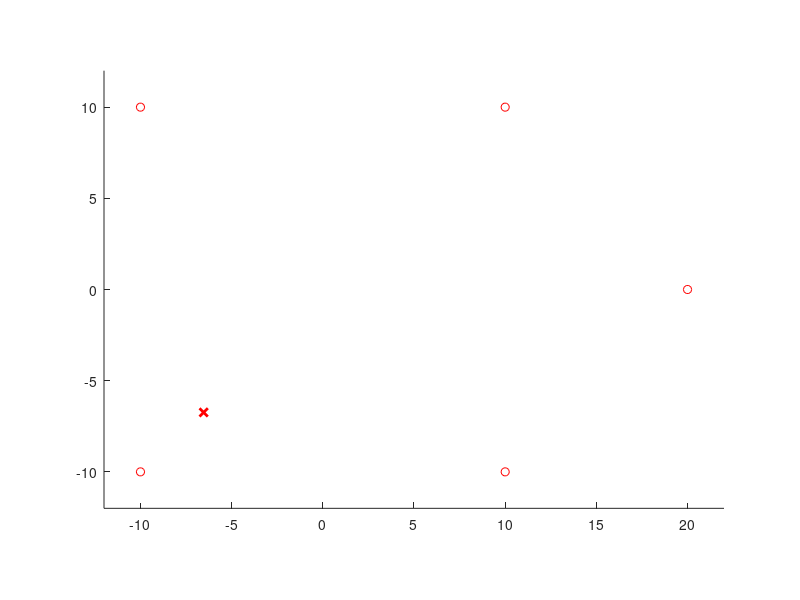

Source code (MATLAB): (Note: this script raises an error after producing the figure.)
clear;
close all;
%% Preparation (load data and visualize)

% load distance from the j anchor
load measurements;

% load anchors point
% anchors(k,1) - k anchors x cordinate
% anchors(k,2) - k anchors y cordinate
load anchors;

% load real location
% real_loc(i, 1) - in i time the dev x pos
% real_loc(i, 2) - in i time the dev y pos
load real_loc;

%store the gaus newton calculated positions
nghist = [];

%kalman filter variable
kfhist = [];
m = [];
P = eye(2);
Q = eye(2)*1;

%draw the anchor points and the device path
for step=1:size(d,1)
    clf;

    % draw anchors point
    main_plot = scatter(anchors(:,1), anchors(:,2), 'r');
    axis([-12 22 -12 12]);
    axis equal;
    hold on;

    % plot real location
    plot(real_loc(1:step,1), real_loc(1:step,2),'rx-','LineWidth',2);

    % draw distance in circle
    for i=1:size(d,2)
        circle(anchors(i,1),anchors(i,2),d(step,i),'b');
    end
    %% Newton - Gauss algoritmus
    ngloc = [0;0];
    
    for iter=1:10
        J = [] ; % Jacobi matrix
        for ai = 1:size(anchors,1)
            J(ai,1) = (ngloc(1)-anchors(ai,1))/sqrt(((ngloc(1)-anchors(ai,1))^2 )+((ngloc(2)-anchors(ai,2))^2));
            J(ai,2) = (ngloc(2)-anchors(ai,2))/sqrt(((ngloc(1)-anchors(ai,1))^2 )+((ngloc(2)-anchors(ai,2))^2));

            eps(ai,1) = sqrt(((ngloc(1)-anchors(ai,1))^2 )+((ngloc(2)-anchors(ai,2))^2)) - d(step,ai);
        end;
        ngloc = ngloc - inv(J'*J)*J'*eps;
    end;
    nghist = [nghist;ngloc'];
    plot ( nghist (: ,1) ,nghist (: ,2) ,'gx-','LineWidth',2);


    %% Extended kalman filter solution
    if isempty(m)
        m = ngloc; %% Start point from Gauss Newton
    end;

    % Prediction step
    m = m;
    P = P+Q;
    H = [] ; % Jacobi matrix
    for ai = 1:size(anchors,1)
        H(ai,1) = (m(1)-anchors(ai,1))/sqrt(((m(1)-anchors(ai,1))^2 )+((m(2)-anchors(ai,2))^2));
        H(ai,2) = (m(2)-anchors(ai,2))/sqrt(((m(1)-anchors(ai,1))^2 )+((m(2)-anchors(ai,2))^2));

        h(ai,1) = sqrt(((m(1)-anchors(ai,1))^2 )+((m(2)-anchors(ai,2))^2));
    end;
    R = diag(dvar(step,:));

    % update step
    v = d(step, :)'-h;
    S = H*P*H' + R;
    K = P*H'*inv(S);
    m=m+K*v;
    P = P-K*S*K';

    % Path save and draw
    kfhist=[kfhist;m'];
    plot(kfhist(:,1),kfhist(:,2),'bx-','LineWidth',2);
    circle(kfhist(end,1),kfhist(end,2),P(1,1),'b');
    pause;
end;